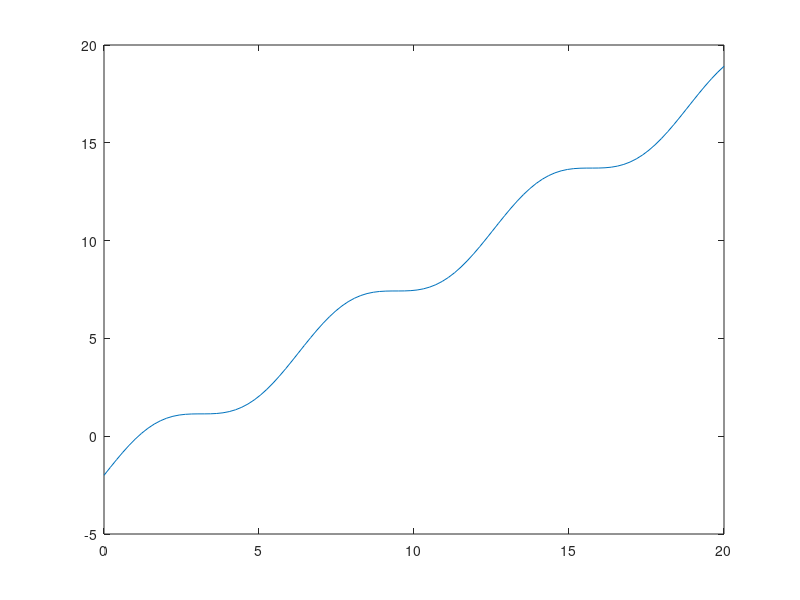

Write the MATLAB code that produced this figure.
A = [1 2 -1 1; 9 0 2 0; 1 2 3 3; 5 2 9 6];
b = [0 2 -1 3]';
x = A\b
%%
x = linspace(0, 20);
y = -2 + x + sin(x);
plot(x,y)
%% 
